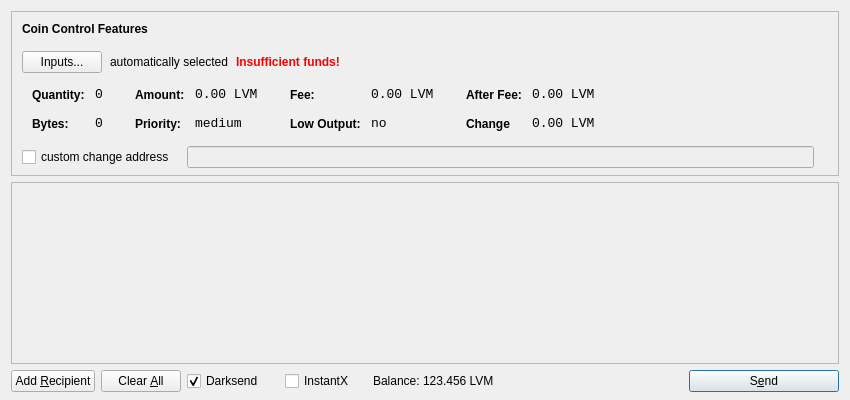
<?xml version="1.0" encoding="UTF-8"?>
<ui version="4.0">
 <class>SendCoinsDialog</class>
 <widget class="QDialog" name="SendCoinsDialog">
  <property name="geometry">
   <rect>
    <x>0</x>
    <y>0</y>
    <width>850</width>
    <height>400</height>
   </rect>
  </property>
  <property name="windowTitle">
   <string>Send Coins</string>
  </property>
  <layout class="QVBoxLayout" name="verticalLayout" stretch="0,1,0">
   <property name="bottomMargin">
    <number>8</number>
   </property>
   <item>
    <widget class="QFrame" name="frameCoinControl">
     <property name="sizePolicy">
      <sizepolicy hsizetype="Expanding" vsizetype="Expanding">
       <horstretch>0</horstretch>
       <verstretch>0</verstretch>
      </sizepolicy>
     </property>
     <property name="maximumSize">
      <size>
       <width>16777215</width>
       <height>16777215</height>
      </size>
     </property>
     <property name="frameShape">
      <enum>QFrame::StyledPanel</enum>
     </property>
     <property name="frameShadow">
      <enum>QFrame::Sunken</enum>
     </property>
     <layout class="QVBoxLayout" name="verticalLayoutCoinControl2">
      <property name="spacing">
       <number>-1</number>
      </property>
      <property name="leftMargin">
       <number>0</number>
      </property>
      <property name="topMargin">
       <number>0</number>
      </property>
      <property name="rightMargin">
       <number>0</number>
      </property>
      <property name="bottomMargin">
       <number>6</number>
      </property>
      <item>
       <layout class="QVBoxLayout" name="verticalLayoutCoinControl" stretch="0,0,0,0,1">
        <property name="spacing">
         <number>0</number>
        </property>
        <property name="leftMargin">
         <number>10</number>
        </property>
        <property name="topMargin">
         <number>10</number>
        </property>
        <item>
         <layout class="QHBoxLayout" name="horizontalLayoutCoinControl1">
          <property name="bottomMargin">
           <number>15</number>
          </property>
          <item>
           <widget class="QLabel" name="labelCoinControlFeatures">
            <property name="sizePolicy">
             <sizepolicy hsizetype="Preferred" vsizetype="Maximum">
              <horstretch>0</horstretch>
              <verstretch>0</verstretch>
             </sizepolicy>
            </property>
            <property name="font">
             <font>
              <weight>75</weight>
              <bold>true</bold>
             </font>
            </property>
            <property name="styleSheet">
             <string notr="true">font-weight:bold;</string>
            </property>
            <property name="text">
             <string>Coin Control Features</string>
            </property>
           </widget>
          </item>
         </layout>
        </item>
        <item>
         <layout class="QHBoxLayout" name="horizontalLayoutCoinControl2" stretch="0,0,0,0">
          <property name="spacing">
           <number>8</number>
          </property>
          <property name="bottomMargin">
           <number>10</number>
          </property>
          <item>
           <widget class="QPushButton" name="pushButtonCoinControl">
            <property name="styleSheet">
             <string notr="true"/>
            </property>
            <property name="text">
             <string>Inputs...</string>
            </property>
           </widget>
          </item>
          <item>
           <widget class="QLabel" name="labelCoinControlAutomaticallySelected">
            <property name="text">
             <string>automatically selected</string>
            </property>
            <property name="margin">
             <number>5</number>
            </property>
           </widget>
          </item>
          <item>
           <widget class="QLabel" name="labelCoinControlInsuffFunds">
            <property name="font">
             <font>
              <weight>75</weight>
              <bold>true</bold>
             </font>
            </property>
            <property name="styleSheet">
             <string notr="true">color:red;font-weight:bold;</string>
            </property>
            <property name="text">
             <string>Insufficient funds!</string>
            </property>
            <property name="margin">
             <number>5</number>
            </property>
           </widget>
          </item>
          <item>
           <spacer name="horizontalSpacerCoinControl">
            <property name="orientation">
             <enum>Qt::Horizontal</enum>
            </property>
            <property name="sizeHint" stdset="0">
             <size>
              <width>40</width>
              <height>1</height>
             </size>
            </property>
           </spacer>
          </item>
         </layout>
        </item>
        <item>
         <widget class="QWidget" name="widgetCoinControl" native="true">
          <property name="sizePolicy">
           <sizepolicy hsizetype="Preferred" vsizetype="Preferred">
            <horstretch>0</horstretch>
            <verstretch>0</verstretch>
           </sizepolicy>
          </property>
          <property name="minimumSize">
           <size>
            <width>0</width>
            <height>0</height>
           </size>
          </property>
          <property name="styleSheet">
           <string notr="true"/>
          </property>
          <layout class="QHBoxLayout" name="horizontalLayoutCoinControl5">
           <property name="margin">
            <number>0</number>
           </property>
           <item>
            <layout class="QHBoxLayout" name="horizontalLayoutCoinControl3" stretch="0,0,0,1">
             <property name="spacing">
              <number>20</number>
             </property>
             <property name="topMargin">
              <number>0</number>
             </property>
             <property name="bottomMargin">
              <number>10</number>
             </property>
             <item>
              <layout class="QFormLayout" name="formLayoutCoinControl1">
               <property name="horizontalSpacing">
                <number>10</number>
               </property>
               <property name="verticalSpacing">
                <number>14</number>
               </property>
               <property name="leftMargin">
                <number>10</number>
               </property>
               <property name="topMargin">
                <number>4</number>
               </property>
               <property name="rightMargin">
                <number>6</number>
               </property>
               <item row="0" column="0">
                <widget class="QLabel" name="labelCoinControlQuantityText">
                 <property name="styleSheet">
                  <string notr="true">font-weight:bold;</string>
                 </property>
                 <property name="text">
                  <string>Quantity:</string>
                 </property>
                 <property name="margin">
                  <number>0</number>
                 </property>
                </widget>
               </item>
               <item row="0" column="1">
                <widget class="QLabel" name="labelCoinControlQuantity">
                 <property name="font">
                  <font>
                   <family>Monospace</family>
                   <pointsize>10</pointsize>
                  </font>
                 </property>
                 <property name="cursor">
                  <cursorShape>IBeamCursor</cursorShape>
                 </property>
                 <property name="contextMenuPolicy">
                  <enum>Qt::ActionsContextMenu</enum>
                 </property>
                 <property name="text">
                  <string>0</string>
                 </property>
                 <property name="margin">
                  <number>0</number>
                 </property>
                 <property name="textInteractionFlags">
                  <set>Qt::LinksAccessibleByMouse|Qt::TextSelectableByKeyboard|Qt::TextSelectableByMouse</set>
                 </property>
                </widget>
               </item>
               <item row="1" column="0">
                <widget class="QLabel" name="labelCoinControlBytesText">
                 <property name="styleSheet">
                  <string notr="true">font-weight:bold;</string>
                 </property>
                 <property name="text">
                  <string>Bytes:</string>
                 </property>
                </widget>
               </item>
               <item row="1" column="1">
                <widget class="QLabel" name="labelCoinControlBytes">
                 <property name="font">
                  <font>
                   <family>Monospace</family>
                   <pointsize>10</pointsize>
                  </font>
                 </property>
                 <property name="cursor">
                  <cursorShape>IBeamCursor</cursorShape>
                 </property>
                 <property name="contextMenuPolicy">
                  <enum>Qt::ActionsContextMenu</enum>
                 </property>
                 <property name="text">
                  <string>0</string>
                 </property>
                 <property name="textInteractionFlags">
                  <set>Qt::LinksAccessibleByMouse|Qt::TextSelectableByKeyboard|Qt::TextSelectableByMouse</set>
                 </property>
                </widget>
               </item>
              </layout>
             </item>
             <item>
              <layout class="QFormLayout" name="formLayoutCoinControl2">
               <property name="horizontalSpacing">
                <number>10</number>
               </property>
               <property name="verticalSpacing">
                <number>14</number>
               </property>
               <property name="leftMargin">
                <number>6</number>
               </property>
               <property name="topMargin">
                <number>4</number>
               </property>
               <property name="rightMargin">
                <number>6</number>
               </property>
               <item row="0" column="0">
                <widget class="QLabel" name="labelCoinControlAmountText">
                 <property name="styleSheet">
                  <string notr="true">font-weight:bold;</string>
                 </property>
                 <property name="text">
                  <string>Amount:</string>
                 </property>
                 <property name="margin">
                  <number>0</number>
                 </property>
                </widget>
               </item>
               <item row="0" column="1">
                <widget class="QLabel" name="labelCoinControlAmount">
                 <property name="font">
                  <font>
                   <family>Monospace</family>
                   <pointsize>10</pointsize>
                  </font>
                 </property>
                 <property name="cursor">
                  <cursorShape>IBeamCursor</cursorShape>
                 </property>
                 <property name="contextMenuPolicy">
                  <enum>Qt::ActionsContextMenu</enum>
                 </property>
                 <property name="text">
                  <string>0.00 LVM</string>
                 </property>
                 <property name="textInteractionFlags">
                  <set>Qt::LinksAccessibleByMouse|Qt::TextSelectableByKeyboard|Qt::TextSelectableByMouse</set>
                 </property>
                </widget>
               </item>
               <item row="1" column="0">
                <widget class="QLabel" name="labelCoinControlPriorityText">
                 <property name="styleSheet">
                  <string notr="true">font-weight:bold;</string>
                 </property>
                 <property name="text">
                  <string>Priority:</string>
                 </property>
                </widget>
               </item>
               <item row="1" column="1">
                <widget class="QLabel" name="labelCoinControlPriority">
                 <property name="font">
                  <font>
                   <family>Monospace</family>
                   <pointsize>10</pointsize>
                  </font>
                 </property>
                 <property name="cursor">
                  <cursorShape>IBeamCursor</cursorShape>
                 </property>
                 <property name="contextMenuPolicy">
                  <enum>Qt::ActionsContextMenu</enum>
                 </property>
                 <property name="text">
                  <string>medium</string>
                 </property>
                 <property name="textInteractionFlags">
                  <set>Qt::LinksAccessibleByMouse|Qt::TextSelectableByKeyboard|Qt::TextSelectableByMouse</set>
                 </property>
                </widget>
               </item>
              </layout>
             </item>
             <item>
              <layout class="QFormLayout" name="formLayoutCoinControl3">
               <property name="horizontalSpacing">
                <number>10</number>
               </property>
               <property name="verticalSpacing">
                <number>14</number>
               </property>
               <property name="leftMargin">
                <number>6</number>
               </property>
               <property name="topMargin">
                <number>4</number>
               </property>
               <property name="rightMargin">
                <number>6</number>
               </property>
               <item row="0" column="0">
                <widget class="QLabel" name="labelCoinControlFeeText">
                 <property name="styleSheet">
                  <string notr="true">font-weight:bold;</string>
                 </property>
                 <property name="text">
                  <string>Fee:</string>
                 </property>
                 <property name="margin">
                  <number>0</number>
                 </property>
                </widget>
               </item>
               <item row="0" column="1">
                <widget class="QLabel" name="labelCoinControlFee">
                 <property name="font">
                  <font>
                   <family>Monospace</family>
                   <pointsize>10</pointsize>
                  </font>
                 </property>
                 <property name="cursor">
                  <cursorShape>IBeamCursor</cursorShape>
                 </property>
                 <property name="contextMenuPolicy">
                  <enum>Qt::ActionsContextMenu</enum>
                 </property>
                 <property name="text">
                  <string>0.00 LVM</string>
                 </property>
                 <property name="textInteractionFlags">
                  <set>Qt::LinksAccessibleByMouse|Qt::TextSelectableByKeyboard|Qt::TextSelectableByMouse</set>
                 </property>
                </widget>
               </item>
               <item row="1" column="0">
                <widget class="QLabel" name="labelCoinControlLowOutputText">
                 <property name="styleSheet">
                  <string notr="true">font-weight:bold;</string>
                 </property>
                 <property name="text">
                  <string>Low Output:</string>
                 </property>
                </widget>
               </item>
               <item row="1" column="1">
                <widget class="QLabel" name="labelCoinControlLowOutput">
                 <property name="font">
                  <font>
                   <family>Monospace</family>
                   <pointsize>10</pointsize>
                  </font>
                 </property>
                 <property name="cursor">
                  <cursorShape>IBeamCursor</cursorShape>
                 </property>
                 <property name="contextMenuPolicy">
                  <enum>Qt::ActionsContextMenu</enum>
                 </property>
                 <property name="text">
                  <string>no</string>
                 </property>
                 <property name="textInteractionFlags">
                  <set>Qt::LinksAccessibleByMouse|Qt::TextSelectableByKeyboard|Qt::TextSelectableByMouse</set>
                 </property>
                </widget>
               </item>
              </layout>
             </item>
             <item>
              <layout class="QFormLayout" name="formLayoutCoinControl4">
               <property name="horizontalSpacing">
                <number>10</number>
               </property>
               <property name="verticalSpacing">
                <number>14</number>
               </property>
               <property name="leftMargin">
                <number>6</number>
               </property>
               <property name="topMargin">
                <number>4</number>
               </property>
               <property name="rightMargin">
                <number>6</number>
               </property>
               <item row="0" column="0">
                <widget class="QLabel" name="labelCoinControlAfterFeeText">
                 <property name="styleSheet">
                  <string notr="true">font-weight:bold;</string>
                 </property>
                 <property name="text">
                  <string>After Fee:</string>
                 </property>
                 <property name="margin">
                  <number>0</number>
                 </property>
                </widget>
               </item>
               <item row="0" column="1">
                <widget class="QLabel" name="labelCoinControlAfterFee">
                 <property name="font">
                  <font>
                   <family>Monospace</family>
                   <pointsize>10</pointsize>
                  </font>
                 </property>
                 <property name="cursor">
                  <cursorShape>IBeamCursor</cursorShape>
                 </property>
                 <property name="contextMenuPolicy">
                  <enum>Qt::ActionsContextMenu</enum>
                 </property>
                 <property name="text">
                  <string>0.00 LVM</string>
                 </property>
                 <property name="textInteractionFlags">
                  <set>Qt::LinksAccessibleByMouse|Qt::TextSelectableByKeyboard|Qt::TextSelectableByMouse</set>
                 </property>
                </widget>
               </item>
               <item row="1" column="0">
                <widget class="QLabel" name="labelCoinControlChangeText">
                 <property name="styleSheet">
                  <string notr="true">font-weight:bold;</string>
                 </property>
                 <property name="text">
                  <string>Change</string>
                 </property>
                </widget>
               </item>
               <item row="1" column="1">
                <widget class="QLabel" name="labelCoinControlChange">
                 <property name="font">
                  <font>
                   <family>Monospace</family>
                   <pointsize>10</pointsize>
                  </font>
                 </property>
                 <property name="cursor">
                  <cursorShape>IBeamCursor</cursorShape>
                 </property>
                 <property name="contextMenuPolicy">
                  <enum>Qt::ActionsContextMenu</enum>
                 </property>
                 <property name="text">
                  <string>0.00 LVM</string>
                 </property>
                 <property name="textInteractionFlags">
                  <set>Qt::LinksAccessibleByMouse|Qt::TextSelectableByKeyboard|Qt::TextSelectableByMouse</set>
                 </property>
                </widget>
               </item>
              </layout>
             </item>
            </layout>
           </item>
          </layout>
         </widget>
        </item>
        <item>
         <layout class="QHBoxLayout" name="horizontalLayoutCoinControl4" stretch="0,0,0">
          <property name="spacing">
           <number>12</number>
          </property>
          <property name="sizeConstraint">
           <enum>QLayout::SetDefaultConstraint</enum>
          </property>
          <property name="topMargin">
           <number>5</number>
          </property>
          <property name="rightMargin">
           <number>5</number>
          </property>
          <item>
           <widget class="QCheckBox" name="checkBoxCoinControlChange">
            <property name="text">
             <string>custom change address</string>
            </property>
           </widget>
          </item>
          <item>
           <widget class="QLineEdit" name="lineEditCoinControlChange">
            <property name="enabled">
             <bool>false</bool>
            </property>
            <property name="sizePolicy">
             <sizepolicy hsizetype="Expanding" vsizetype="Fixed">
              <horstretch>0</horstretch>
              <verstretch>0</verstretch>
             </sizepolicy>
            </property>
           </widget>
          </item>
          <item>
           <widget class="QLabel" name="labelCoinControlChangeLabel">
            <property name="sizePolicy">
             <sizepolicy hsizetype="Preferred" vsizetype="Expanding">
              <horstretch>0</horstretch>
              <verstretch>0</verstretch>
             </sizepolicy>
            </property>
            <property name="minimumSize">
             <size>
              <width>0</width>
              <height>0</height>
             </size>
            </property>
            <property name="text">
             <string/>
            </property>
            <property name="margin">
             <number>3</number>
            </property>
           </widget>
          </item>
         </layout>
        </item>
        <item>
         <spacer name="verticalSpacerCoinControl">
          <property name="orientation">
           <enum>Qt::Vertical</enum>
          </property>
          <property name="sizeHint" stdset="0">
           <size>
            <width>800</width>
            <height>1</height>
           </size>
          </property>
         </spacer>
        </item>
       </layout>
      </item>
     </layout>
    </widget>
   </item>
   <item>
    <widget class="QScrollArea" name="scrollArea">
     <property name="widgetResizable">
      <bool>true</bool>
     </property>
     <widget class="QWidget" name="scrollAreaWidgetContents">
      <property name="geometry">
       <rect>
        <x>0</x>
        <y>0</y>
        <width>830</width>
        <height>165</height>
       </rect>
      </property>
      <layout class="QVBoxLayout" name="verticalLayout_2">
       <property name="margin">
        <number>0</number>
       </property>
       <item>
        <layout class="QVBoxLayout" name="entries">
         <property name="spacing">
          <number>6</number>
         </property>
        </layout>
       </item>
       <item>
        <spacer name="verticalSpacer">
         <property name="orientation">
          <enum>Qt::Vertical</enum>
         </property>
         <property name="sizeHint" stdset="0">
          <size>
           <width>20</width>
           <height>40</height>
          </size>
         </property>
        </spacer>
       </item>
      </layout>
     </widget>
    </widget>
   </item>
   <item>
    <layout class="QHBoxLayout" name="horizontalLayout">
     <item>
      <widget class="QPushButton" name="addButton">
       <property name="toolTip">
        <string>Send to multiple recipients at once</string>
       </property>
       <property name="text">
        <string>Add &amp;Recipient</string>
       </property>
       <property name="autoDefault">
        <bool>false</bool>
       </property>
      </widget>
     </item>
     <item>
      <widget class="QPushButton" name="clearButton">
       <property name="sizePolicy">
        <sizepolicy hsizetype="Minimum" vsizetype="Fixed">
         <horstretch>0</horstretch>
         <verstretch>0</verstretch>
        </sizepolicy>
       </property>
       <property name="toolTip">
        <string>Remove all transaction fields</string>
       </property>
       <property name="text">
        <string>Clear &amp;All</string>
       </property>
       <property name="autoRepeatDelay">
        <number>300</number>
       </property>
       <property name="autoDefault">
        <bool>false</bool>
       </property>
      </widget>
     </item>
     <item>
      <layout class="QHBoxLayout" name="horizontalLayout_2">
       <property name="spacing">
        <number>3</number>
       </property>
        <item>
        <widget class="QCheckBox" name="checkUseDarksend">
         <property name="minimumSize">
          <size>
           <width>95</width>
           <height>0</height>
          </size>
         </property>
         <property name="text">
          <string>Darksend</string>
         </property>
         <property name="checked">
          <bool>true</bool>
         </property>
        </widget>
       </item>
       <item>
        <widget class="QCheckBox" name="checkInstantX">
         <property name="enabled">
          <bool>true</bool>
         </property>
         <property name="minimumSize">
          <size>
           <width>85</width>
           <height>0</height>
          </size>
         </property>
         <property name="text">
          <string>InstantX</string>
         </property>
        </widget>
       </item>
       <item>
        <widget class="QLabel" name="label">
         <property name="sizePolicy">
          <sizepolicy hsizetype="Preferred" vsizetype="Fixed">
           <horstretch>0</horstretch>
           <verstretch>0</verstretch>
          </sizepolicy>
         </property>
         <property name="text">
          <string>Balance:</string>
         </property>
        </widget>
       </item>
       <item>
        <widget class="QLabel" name="labelBalance">
         <property name="sizePolicy">
          <sizepolicy hsizetype="Preferred" vsizetype="Fixed">
           <horstretch>0</horstretch>
           <verstretch>0</verstretch>
          </sizepolicy>
         </property>
         <property name="cursor">
          <cursorShape>IBeamCursor</cursorShape>
         </property>
         <property name="text">
          <string>123.456 LVM</string>
         </property>
         <property name="textInteractionFlags">
          <set>Qt::LinksAccessibleByMouse|Qt::TextSelectableByKeyboard|Qt::TextSelectableByMouse</set>
         </property>
        </widget>
       </item>
      </layout>
     </item>
     <item>
      <spacer name="horizontalSpacer">
       <property name="orientation">
        <enum>Qt::Horizontal</enum>
       </property>
       <property name="sizeHint" stdset="0">
        <size>
         <width>40</width>
         <height>20</height>
        </size>
       </property>
      </spacer>
     </item>
     <item>
      <widget class="QPushButton" name="sendButton">
       <property name="minimumSize">
        <size>
         <width>150</width>
         <height>0</height>
        </size>
       </property>
       <property name="toolTip">
        <string>Confirm the send action</string>
       </property>
       <property name="text">
        <string>S&amp;end</string>
       </property>
       <property name="icon">
        <iconset resource="../bitcoin.qrc">
         <normaloff>:/icons/send</normaloff>:/icons/send</iconset>
       </property>
       <property name="default">
        <bool>true</bool>
       </property>
      </widget>
     </item>
    </layout>
   </item>
  </layout>
 </widget>
 <resources>
  <include location="../bitcoin.qrc"/>
 </resources>
 <connections/>
</ui>
